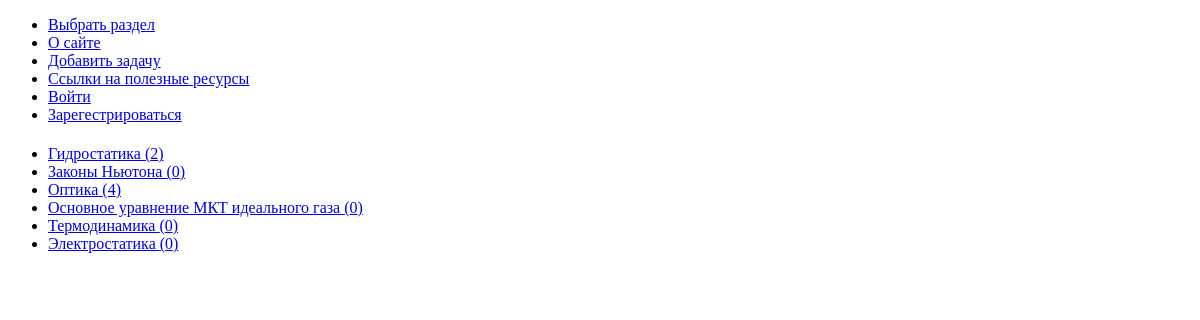
The app's page /, older data.
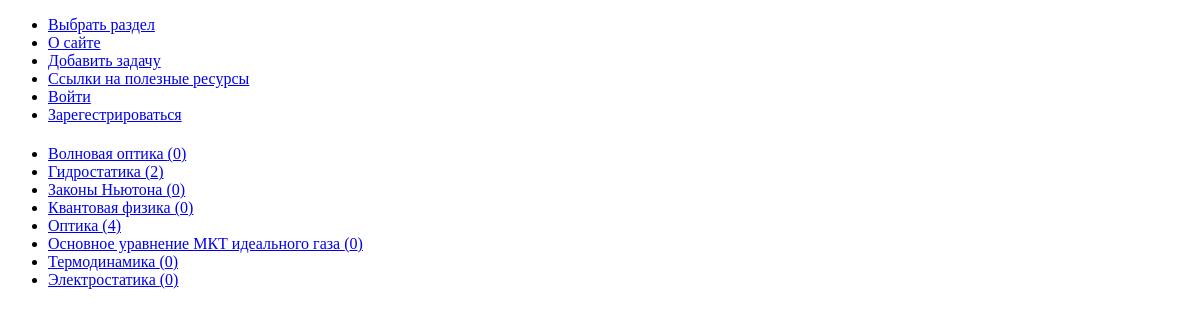
The same page, newer data.
### mainapp/models.py (models this page shows)
class Category(models.Model):
    name = models.CharField(max_length=100, db_index=True, verbose_name="Название раздела")
    slug = models.SlugField(unique=True, db_index=True)
    def __str__(self):
        return str(self.name)
    def get_absolute_url(self):
        return reverse('category', kwargs={'category_slug': self.slug})
    def get_num_task_by_cat(self):
        return len(Task.objects.filter(category_id=self.id))
    class Meta:
        verbose_name_plural = "Categories"
        ordering = ['name']

### mainapp/views.py (the view)
# urls.py: path('', index, name='home'),
def index(request):
    categories = Category.objects.all()
    context = {
        'title': 'PhoForum',
        'categories': categories
    }
    return render(request, 'mainapp/homepage.html', context=context)

### mainapp/templates/mainapp/homepage.html (shortened to what this page needs)
{% extends 'mainapp/base.html' %}
{% block content %}
    <ul>
    {% for category in categories %}
        <li><a href="{{ category.get_absolute_url  }}">{{ category }} ({{ category.get_num_task_by_cat }})</a></li>
    {%endfor%}
    </ul>
{% endblock content %}

Row changes from the older to the newer data that the page shows:
added Category: name "Волновая оптика", get_num_task_by_cat "0"
added Category: name "Квантовая физика", get_num_task_by_cat "0"
